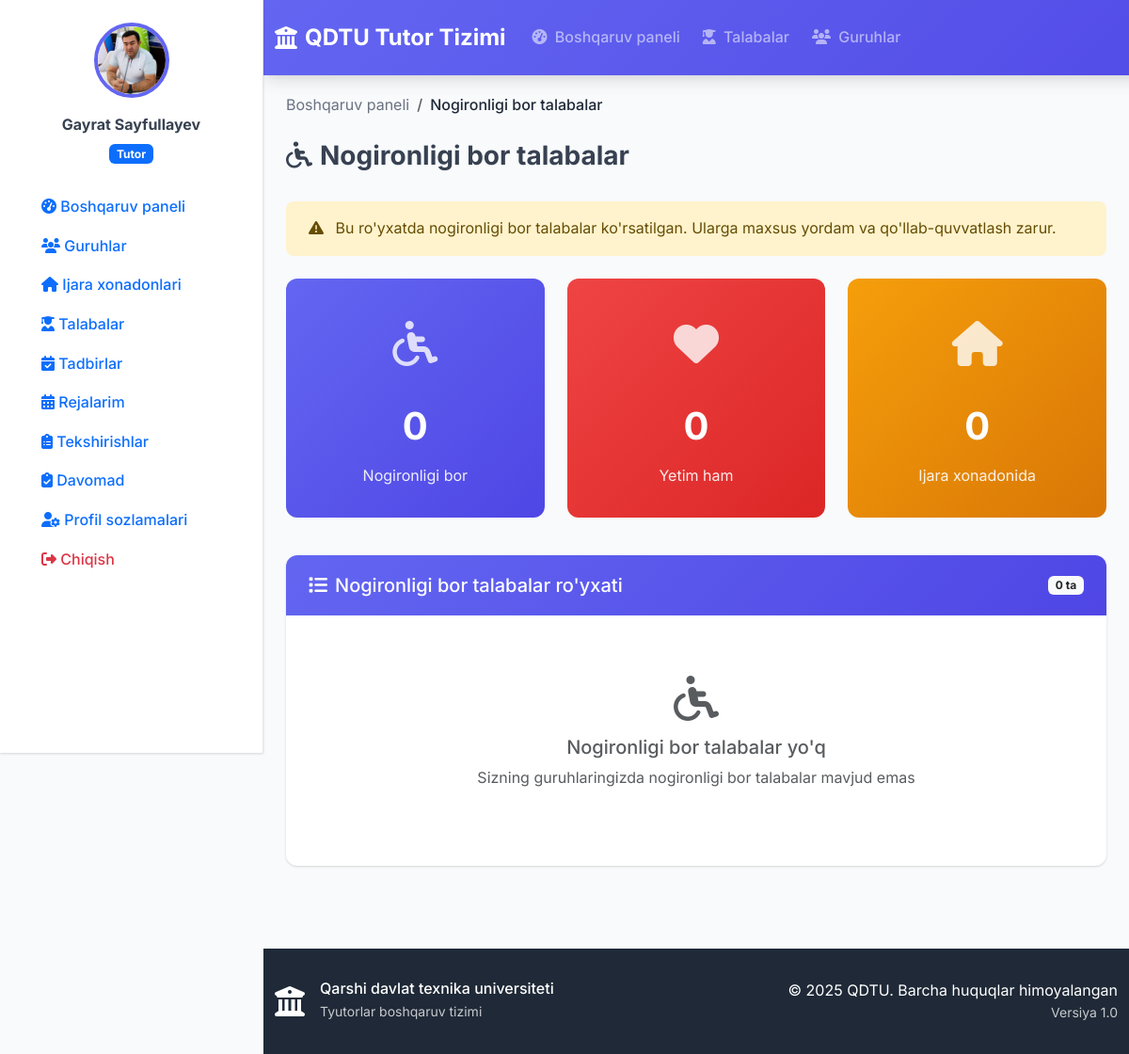
The app's page /students/disabled/ (signed in) with its own data.
### accounts/models.py (models this page shows, shortened)
class User(AbstractUser):
    USER_TYPE_CHOICES = (
        ('rector', 'Rektor'),
        ('dean', 'Dekan'),
        ('tutor', 'Tutor'),
    )
    user_type = models.CharField(
        max_length=10,
        choices=USER_TYPE_CHOICES,
        verbose_name="Foydalanuvchi turi"
    )
    faculty = models.ForeignKey(
        'faculty.Faculty',
        on_delete=models.SET_NULL,
        null=True,
        blank=True,
        verbose_name="Fakultet"
    )
    profile_picture = models.ImageField(
        upload_to='profile_pics/',
        null=True,
        blank=True,
        verbose_name="Profil rasmi"
    )
    phone_number = models.CharField(
        max_length=20,
        blank=True,
        verbose_name="Telefon raqami"
    )
    class Meta:
        verbose_name = "Foydalanuvchi"
        verbose_name_plural = "Foydalanuvchilar"
    def is_rector(self):
        return self.user_type == 'rector'
    def is_dean(self):
        return self.user_type == 'dean'
    def is_tutor(self):
        return self.user_type == 'tutor'
    def get_full_name(self):
        return f"{self.first_name} {self.last_name}".strip() or self.username

### students/views.py (the view)
# urls.py: path('disabled/', views.disabled_students, name='nogironligi_bor'),
@login_required
def disabled_students(request):
    user = request.user
    if hasattr(user, 'is_rector') and user.is_rector():
        students = Student.objects.filter(has_disability=True)
    elif hasattr(user, 'is_dean') and user.is_dean():
        students = Student.objects.filter(has_disability=True, group__faculty=user.faculty) if user.faculty else Student.objects.none()
    elif hasattr(user, 'is_tutor') and user.is_tutor():
        students = Student.objects.filter(has_disability=True, group__tutor=user)
    else:
        students = Student.objects.none()
    context = {
        'students': students,
    }
    return render(request, 'students/disabled_students.html', context)

### templates/students/disabled_students.html (shortened to what this page needs)
{% extends 'base.html' %}
{% block content %}
<div class="container-fluid">
    <div class="row mb-4">
        <div class="col">
            <nav aria-label="breadcrumb">
                <ol class="breadcrumb">
                    <li class="breadcrumb-item"><a href="{% url 'dashboard' %}">Boshqaruv paneli</a></li>
                    <li class="breadcrumb-item active">Nogironligi bor talabalar</li>
                </ol>
            </nav>
            <h1 class="h3 fw-bold"><i class="fas fa-wheelchair me-2"></i>Nogironligi bor talabalar</h1>
        </div>
    </div>
    <div class="alert alert-warning mb-4">
        <i class="fas fa-exclamation-triangle me-2"></i>
        Bu ro'yxatda nogironligi bor talabalar ko'rsatilgan. Ularga maxsus yordam va qo'llab-quvvatlash zarur.
    </div>
    <div class="row mb-4">
        <div class="col-lg-4 col-md-6 mb-3">
            <div class="stats-card">
                <div class="icon">
                    <i class="fas fa-wheelchair"></i>
                </div>
                <div class="number">{{ students.count }}</div>
                <div class="label">Nogironligi bor</div>
            </div>
        </div>
        <div class="col-lg-4 col-md-6 mb-3">
            <div class="stats-card danger">
                <div class="icon">
                    <i class="fas fa-heart"></i>
                </div>
                <div class="number">
                    {% with orphan=0 %}
                        {{ orphan }}
                    {% endwith %}
                </div>
                <div class="label">Yetim ham</div>
            </div>
        </div>
        <div class="col-lg-4 col-md-6 mb-3">
            <div class="stats-card warning">
                <div class="icon">
                    <i class="fas fa-home"></i>
                </div>
                <div class="number">
                    {% with renting=0 %}
                        {{ renting }}
                    {% endwith %}
                </div>
                <div class="label">Ijara xonadonida</div>
            </div>
        </div>
    </div>
    <div class="card">
        <div class="card-header text-white d-flex justify-content-between align-items-center">
            <h5 class="mb-0"><i class="fas fa-list me-2"></i>Nogironligi bor talabalar ro'yxati</h5>
            <span class="badge bg-light text-dark">{{ students.count }} ta</span>
        </div>
        <div class="card-body">
            {% if students %}
                <div class="mb-3">
                    <div class="search-box">
                        <i class="fas fa-search search-icon"></i>
                        <input type="text" class="form-control search-input" placeholder="Talaba qidirish..." data-target="#studentsTable">
                    </div>
                </div>
                <div class="table-responsive">
                    <table class="table table-hover" id="studentsTable">
                        <thead>
                            <tr>
                                <th>F.I.O</th>
                                <th>Guruh</th>
                                <th>Yashash</th>
                                <th>Telefon</th>
                                <th>Qo'shimcha</th>
                                <th>Amallar</th>
                            </tr>
                        </thead>
                        <tbody>
                            {% for student in students %}
                                <tr>
                                    <td>
                                        <div class="d-flex align-items-center">
                                            <div class="rounded-circle bg-secondary bg-gradient d-flex align-items-center justify-content-center me-3" style="width: 40px; height: 40px;">
                                                <i class="fas fa-wheelchair text-white"></i>
                                            </div>
                                            <div>
                                                <div class="fw-medium">{{ student.full_name }}</div>
                                                <small class="text-muted">{{ student.get_gender_display }} • {{ student.birth_date|date:"d.m.Y" }}</small>
                                            </div>
                                        </div>
                                    </td>
                                    <td>
                                        <div class="fw-medium">{{ student.group.name }}</div>
                                        <small class="text-muted">{{ student.group.faculty.name }}</small>
                                    </td>
                                    <td>
                                        {% if student.is_renting %}
                                            <span class="badge bg-warning"><i class="fas fa-home me-1"></i>Ijara</span>
                                            <div class="small text-muted mt-1">{{ student.address|truncatechars:25 }}</div>
                                        {% elif student.lives_in_dormitory %}
                                            <span class="badge bg-success"><i class="fas fa-building me-1"></i>TTJ</span>
                                        {% else %}
                                            <span class="badge bg-secondary">Noma'lum</span>
                                        {% endif %}
                                    </td>
                                    <td>{{ student.phone_number|default:"-" }}</td>
                                    <td>
                                        {% if student.is_orphan %}
                                            <span class="badge bg-danger"><i class="fas fa-heart me-1"></i>Yetim</span>
                                        {% else %}
                                            <span class="text-muted">-</span>
                                        {% endif %}
                                    </td>
                                    <td>
                                        <div class="btn-group" role="group">
                                            <a href="{% url 'student_detail' student.id %}" class="btn btn-outline-primary btn-sm">
                                                <i class="fas fa-eye"></i>
                                            </a>
                                            {% if user.is_tutor and student.is_renting and student.group.tutor == user %}
                                                <a href="{% url 'create_inspection' student.id %}" class="btn btn-outline-success btn-sm">
                                                    <i class="fas fa-clipboard-check"></i>
                                                </a>
                                            {% endif %}
                                        </div>
                                    </td>
                                </tr>
                            {% endfor %}
                        </tbody>
                    </table>
                </div>
            {% else %}
                <div class="text-center py-5">
                    <i class="fas fa-wheelchair fa-3x text-muted mb-3"></i>
                    <h5 class="text-muted">Nogironligi bor talabalar yo'q</h5>
                    <p class="text-muted">Sizning guruhlaringizda nogironligi bor talabalar mavjud emas</p>
                </div>
            {% endif %}
        </div>
    </div>
</div>
{% endblock %}

### templates/sidebar.html (shortened to what this page needs)
{% load static %}
<div class="sidebar" id="sidebar">
    <div class="sidebar-content">
        <div class="user-info text-center mb-4">
            {% if user.profile_picture %}
                <img src="{{ user.profile_picture.url }}" class="profile-image mb-3">
            {% else %}
                <div class="profile-initials mb-3">
                    {{ user.first_name|first|upper }}{{ user.last_name|first|upper }}
                </div>
            {% endif %}
            <div class="user-details">
                <div class="mb-1 fw-bold">{{ user.get_full_name }}</div>
                <div class="badge bg-primary">
                    {% if user.is_rector %}
                        Prorektor
                    {% elif user.is_dean %}
                        Dekan
                    {% elif user.is_tutor %}
                        Tutor
                    {% endif %}
                </div>
            </div>
        </div>
        <nav class="sidebar-nav">
            <ul class="nav flex-column">
                <li class="nav-item">
                    <a class="nav-link " href="{% url 'dashboard' %}">
                        <i class="fas fa-tachometer-alt"></i>
                        <span>Boshqaruv paneli</span>
                    </a>
                </li>
                {% if user.is_tutor %}
                    <li class="nav-item">
                        <a class="nav-link {% if request.resolver_match.url_name == 'group_list' or request.resolver_match.url_name == 'group_detail' %}active{% endif %}" href="{% url 'group_list' %}">
                            <i class="fas fa-users"></i>
                            <span>Guruhlar</span>
                        </a>
                    </li>
                    <li class="nav-item">
                        <a class="nav-link {% if request.resolver_match.url_name == 'room_list' or request.resolver_match.url_name == 'room_detail' %}active{% endif %}" href="{% url 'room_list' %}">
                            <i class="fas fa-home"></i>
                            <span>Ijara xonadonlari</span>
                        </a>
                    </li>
                    <li class="nav-item">
                        <a class="nav-link {% if request.resolver_match.url_name == 'student_list' or request.resolver_match.url_name == 'student_detail' %}active{% endif %}" href="{% url 'student_list' %}">
                            <i class="fas fa-user-graduate"></i>
                            <span>Talabalar</span>
                        </a>
                    </li>
                    <li class="nav-item">
                        <a class="nav-link" href="{% url 'event_list' %}">
                            <i class="fas fa-calendar-check"></i>
                            <span>Tadbirlar</span>
                        </a>
                    </li>
                    <li class="nav-item">
                        <a class="nav-link " href="{% url 'plan_list' %}">
                            <i class="fas fa-calendar-alt"></i>
                            <span>Rejalarim</span>
                        </a>
                    </li>
                {% endif %}
                <li class="nav-item">
                    <a class="nav-link {% if request.resolver_match.url_name == 'inspection_list' %}active{% endif %}" href="{% url 'inspection_list' %}">
                        <i class="fas fa-clipboard-list"></i>
                        <span>Tekshirishlar</span>
                    </a>
                </li>
                <li class="nav-item mt-auto">
                    <a href="{% url 'attendance_view' %}" class="nav-link flex items-center hover:bg-gray-100 {% if request.resolver_match.url_name == 'attendance_view' %}sidebar-active{% endif %}">
                        <i class="fas fa-clipboard-check mr-3"></i>
                        Davomad
                    </a>
                </li>
                <li class="nav-item mt-auto">
                    <a class="nav-link {% if request.resolver_match.url_name == 'profile' %}active{% endif %}" href="{% url 'profile' %}">
                        <i class="fas fa-user-cog"></i>
                        <span>Profil sozlamalari</span>
                    </a>
                </li>
                <li class="nav-item">
                    <a class="nav-link text-danger" href="{% url 'logout' %}">
                        <i class="fas fa-sign-out-alt"></i>
                        <span>Chiqish</span>
                    </a>
                </li>
            </ul>
        </nav>
    </div>
</div>

### templates/base.html (style rules this page uses)
:root { --primary-color: #6366f1; --primary-dark: #4f46e5; --secondary-color: #f59e0b; --success-color: #10b981; --warning-color: #f59e0b; --danger-color: #ef4444; --info-color: #3b82f6; --dark-color: #1f2937; --light-color: #f8fafc; --border-color: #e5e7eb; --text-muted: #6b7280; --shadow: 0 1px 3px 0 rgba(0, 0, 0, 0.1), 0 1px 2px 0 rgba(0, 0, 0, 0.06); --shadow-lg: 0 10px 15px -3px rgba(0, 0, 0, 0.1), 0 4px 6px -2px rgba(0, 0, 0, 0.05); }
* { font-family: 'Inter', sans-serif; }
body { background-color: #f8fafc; color: #374151; line-height: 1.6; margin: 0; padding-left: 0; transition: padding-left 0.3s ease; }
body.sidebar-open { padding-left: 280px; }
.card { border: none; border-radius: 12px; box-shadow: var(--shadow); transition: all 0.3s ease; overflow: hidden; }
.card-header { background: linear-gradient(135deg, var(--primary-color) 0%, var(--primary-dark) 100%); border: none; padding: 1.25rem 1.5rem; font-weight: 600; }
.nav-link { font-weight: 500; transition: all 0.3s ease; border-radius: 6px; margin: 0 0.25rem; }
.sidebar { position: fixed; top: 0; left: -280px; width: 280px; height: 100vh; background: white; border-right: 1px solid var(--border-color); box-shadow: var(--shadow); padding: 1.5rem; transition: left 0.3s ease; z-index: 1040; overflow-y: auto; }
.sidebar.open { left: 0; }
@media (min-width: 992px) { body { padding-left: 280px; } }
@media (min-width: 992px) { .sidebar { left: 0; top: 0; } }
.profile-image { width: 80px; height: 80px; border-radius: 50%; object-fit: cover; border: 4px solid var(--primary-color); }
.stats-card { background: linear-gradient(135deg, var(--primary-color) 0%, var(--primary-dark) 100%); color: white; border-radius: 12px; padding: 2rem; text-align: center; transition: all 0.3s ease; }
.stats-card.warning { background: linear-gradient(135deg, var(--warning-color) 0%, #d97706 100%); }
.stats-card.danger { background: linear-gradient(135deg, var(--danger-color) 0%, #dc2626 100%); }
.stats-card .icon { font-size: 3rem; margin-bottom: 1rem; opacity: 0.8; }
.stats-card .number { font-size: 2.5rem; font-weight: 700; margin-bottom: 0.5rem; }
.stats-card .label { font-size: 1rem; opacity: 0.9; }
.alert { border: none; border-radius: 8px; padding: 1rem 1.5rem; }
.breadcrumb { background: none; padding: 0; margin-bottom: 1.5rem; }
.breadcrumb-item a { color: var(--text-muted); text-decoration: none; }
.breadcrumb-item.active { color: var(--dark-color); font-weight: 500; }

### records on screen
User: profile_picture (picture), get_full_name "Gayrat Sayfullayev"

### other values on screen
{{ students.count }} "0"
{{ orphan }} "0"
{{ renting }} "0"
